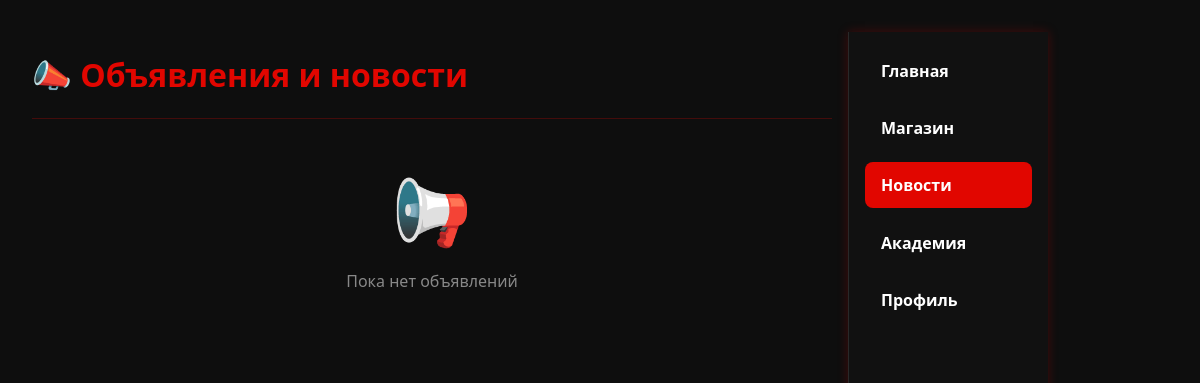
/announcements/, run on an earlier commit of the app's database.
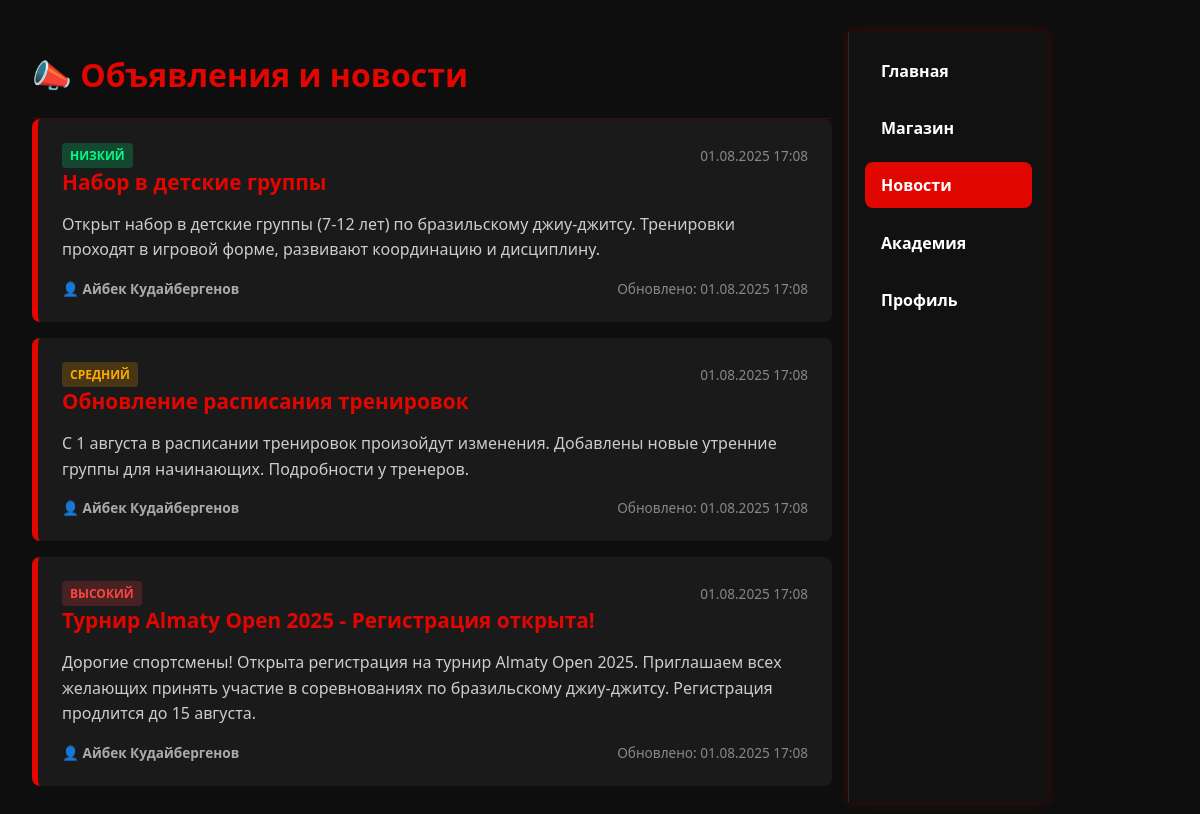
And on a later commit of the database.
### announcements/models.py (models this page shows, shortened)
class Announcement(models.Model):
    PRIORITY_CHOICES = [
        ("low", "Низкий"),
        ("medium", "Средний"),
        ("high", "Высокий"),
        ("urgent", "Срочный"),
    ]
    title = models.CharField(max_length=200, verbose_name="Заголовок")
    content = models.TextField(verbose_name="Содержание")
    author = models.ForeignKey(
        settings.AUTH_USER_MODEL,
        on_delete=models.CASCADE,
        limit_choices_to={"role__in": ["coach", "admin"]},
        verbose_name="Автор",
    )
    priority = models.CharField(
        max_length=10, choices=PRIORITY_CHOICES, default="medium", verbose_name="Приоритет"
    )
    is_published = models.BooleanField(default=True, verbose_name="Опубликовано")
    created_at = models.DateTimeField(auto_now_add=True, verbose_name="Дата создания")
    updated_at = models.DateTimeField(auto_now=True, verbose_name="Дата обновления")
    class Meta:
        verbose_name = "Объявление"
        verbose_name_plural = "Объявления"
        ordering = ["-priority", "-created_at"]

### users/models.py (models this page shows, shortened)
class User(AbstractUser):
    ROLE_CHOICES = [
        ("student", "Ученик"),
        ("parent", "Родитель"),
        ("coach", "Тренер"),
        ("admin", "Администратор"),
    ]
    role = models.CharField(
        max_length=10, choices=ROLE_CHOICES, default="student", verbose_name="Роль"
    )
    phone = models.CharField(max_length=20, blank=True, verbose_name="Телефон")
    birth_date = models.DateField(null=True, blank=True, verbose_name="Дата рождения")
    points = models.PositiveIntegerField(default=0, verbose_name="Баллы")
    is_email_verified = models.BooleanField(default=False, verbose_name="Email подтвержден")
    photo = models.ImageField(
        upload_to="users/photos/", blank=True, null=True, verbose_name="Фото профиля"
    )
    class Meta:
        verbose_name = "Пользователь"
        verbose_name_plural = "Пользователи"

### announcements/views.py (the view)
# urls.py: path("", views.announcement_list, name="list"),
def announcement_list(request):
    announcements = Announcement.objects.filter(is_published=True).order_by("-created_at")
    return render(request, "news/news.html", {"announcements": announcements})

### templates/news/news.html (shortened to what this page needs)
<!DOCTYPE html>
<html lang="ru">
<head>
</head>
<body>
  <div class="container">
    <h1>📣 Объявления и новости</h1>
    <section class="news-list">
      {% if announcements %}
        {% for announcement in announcements %}
        <article class="news-item">
          <div class="meta">
            <span class="priority-badge priority-{{ announcement.priority }}">
              {% if announcement.priority == 'high' %}Высокий
              {% elif announcement.priority == 'medium' %}Средний
              {% elif announcement.priority == 'low' %}Низкий
              {% elif announcement.priority == 'urgent' %}Срочный
              {% endif %}
            </span>
            <span class="date">{{ announcement.created_at|date:"d.m.Y H:i" }}</span>
          </div>
          <h3>{{ announcement.title }}</h3>
          <div class="content">{{ announcement.content|linebreaks }}</div>
          <div class="meta">
            <span class="author">👤 {{ announcement.author.get_full_name|default:announcement.author.username }}</span>
            {% if announcement.updated_at != announcement.created_at %}
              <span class="date">Обновлено: {{ announcement.updated_at|date:"d.m.Y H:i" }}</span>
            {% endif %}
          </div>
        </article>
        {% endfor %}
      {% else %}
        <div class="empty-state">
          <div class="empty-state-icon">📢</div>
          <p>Пока нет объявлений</p>
        </div>
      {% endif %}
    </section>
  </div>
  <nav>
    <a href="{% url 'dashboard:home' %}">Главная</a>
    <a href="{% url 'store:list' %}">Магазин</a>
    <a href="{% url 'announcements:list' %}" class="active">Новости</a>
    <a href="{% url 'gyms:list' %}">Академия</a>
    <a href="{% url 'users:profile' %}">Профиль</a>
  </nav>
</body>
</html>

What changed in the data, as far as the page shows it:
added Announcement: priority "НИЗКИЙ", created_at "01.08.2025 17:08", title "Набор в детские группы", content "Открыт набор в детские группы (7-12 лет) по бразильскому джиу-джитсу. Тренировки проходят в игровой форме, развивают координацию и дисциплину.", author.get_full_name "Айбек Кудайбергенов", updated_at "01.08.2025 17:08"
added Announcement: priority "СРЕДНИЙ", created_at "01.08.2025 17:08", title "Обновление расписания тренировок", content "С 1 августа в расписании тренировок произойдут изменения. Добавлены новые утренние группы для начинающих. Подробности у тренеров.", author.get_full_name "Айбек Кудайбергенов", updated_at "01.08.2025 17:08"
added Announcement: priority "ВЫСОКИЙ", created_at "01.08.2025 17:08", title "Турнир Almaty Open 2025 - Регистрация открыта!", content "Дорогие спортсмены! Открыта регистрация на турнир Almaty Open 2025. Приглашаем всех желающих принять участие в соревнованиях по бразильскому джиу-джитсу. Регистрация продлится до 15 августа.", author.get_full_name "Айбек Кудайбергенов", updated_at "01.08.2025 17:08"
Also different on the page:
text no longer shown: "📢 Пока нет объявлений"
